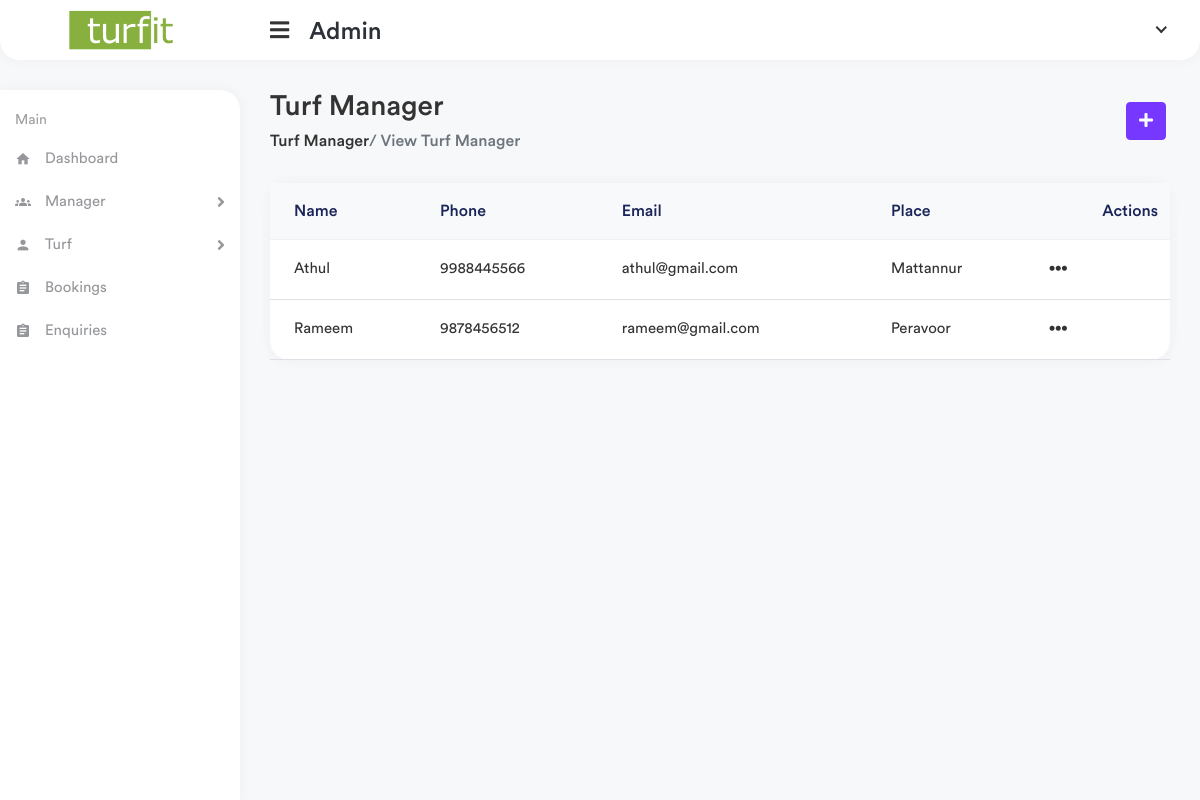
Screenshot of /app1/view-manager with the database file from the repository.
### website/models.py (models this page shows, shortened)
class TurfManager(models.Model):
    user = models.OneToOneField(User, on_delete=models.CASCADE, related_name="marketingmanager")
    name = models.CharField(max_length=100)
    phone = models.CharField(max_length=200)
    email = models.EmailField()
    turf_place = models.TextField()
    district = models.CharField(max_length=200)

### app1/views.py (the view)
# urls.py: path('view-manager',views.view_manager,name="view_manager"),
def view_manager(request):
    managers = TurfManager.objects.filter().all()
    context = {
        'managers' : managers
    }
    return render(request,'app1/view_turf_manager.html',context)

### templates/app1/view_turf_manager.html (shortened to what this page needs)
{% extends 'app1/partials/base.html' %}
{% load static %}
{% block content %}
<div class="page-wrapper">
    <div class="content container-fluid">
        <div class="page-header">
            <div class="row align-items-center">
                <div class="col">
                    <h3 class="page-title">Turf Manager</h3>
                    <ul class="breadcrumb">
                        <li class="breadcrumb"><a href=""> Turf Manager</a>
                        </li>
                        <li class="breadcrumb active"> / View Turf Manager</li>
                    </ul>
                </div>
                <div class="col-auto">
                    <a href="{% url 'main_admin:add_manager' %}" class="btn btn-primary me-1">
                        <i class="fas fa-plus"></i>
                    </a>
                </div>
            </div>
        </div>
        <div class="row">
            <div class="col-sm-12">
                <div class="card card-table">
                    <div class="card-body">
                        <div class="table-responsive">
                            <table class="table table-center table-hover datatable">
                                <thead class="thead-light">
                                    <tr>
                                        <th>Name</th>
                                        <th>Phone</th>
                                        <th>Email</th>
                                        <th>Place</th>
                                        <th class="text-end">Actions</th>
                                    </tr>
                                </thead>
                                <tbody>
                                    {% for managers in managers %}
                                    <tr>
                                        <td>
                                            <h2 class="">
                                                <a href="">{{managers.name}} </a>
                                            </h2>
                                        </td>
                                        <td>{{managers.phone}}
                                        </td>
                                        <td>
                                            {{managers.email}}
                                        </td>
                                        <td>{{managers.turf_place}}</td>
                                        <td class="text-right">
                                            <div class="dropleft dropdown-action">
                                                <a href="#" class="action-icon dropdown-toggle"
                                                    data-bs-toggle="dropdown" aria-expanded="false"><i
                                                        class="fas fa-ellipsis-h"></i></a>
                                            </div>
                                        </td>
                                    </tr>
                                </tbody>
                                {% endfor %}
                            </table>
                        </div>
                    </div>
                </div>
            </div>
        </div>
    </div>
</div>
{% endblock %}

### rows the page displays
TurfManager: name "Athul", phone "9988445566", email "athul@gmail.com", turf_place "Mattannur"
TurfManager: name "Rameem", phone "9878456512", email "rameem@gmail.com", turf_place "Peravoor"
